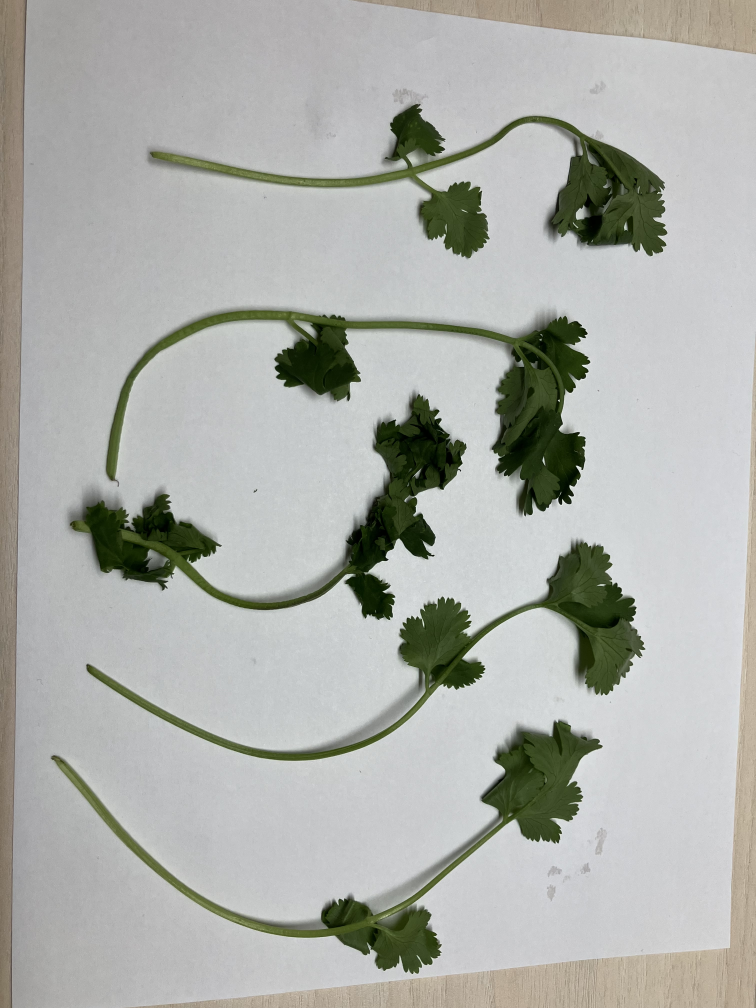
#> input picture images/cilantro.jpg, 3024 x 4032 px (shown at 1/4 size)
$ python cilantro_analyzer.py images/cilantro.jpg
#> lines starting #> are read from the running program, lines starting #| are printed output that depends on the picture; after the words box and inside, x2 and y2 are one past the last pixel; in counts of white or black regions, pixels touching at a corner belong together
#!/usr/bin/env python3
"""
Cilantro Freshness Analyzer

This script uses color-based HSV thresholding to segment cilantro from a background
and analyze the color properties to determine freshness.

Usage:
    python cilantro_analyzer.py <path_to_image>

Example:
    python cilantro_analyzer.py images/my_cilantro.jpg

Prerequisites:
    1. Run hsv_threshold_finder.py first to find your optimal threshold values
    2. Update the LOWER_GREEN and UPPER_GREEN values below with your findings
"""

import cv2
import numpy as np
import sys
import os


# ==============================================================================
# CONFIGURATION: Update these values from hsv_threshold_finder.py
# ==============================================================================

# Default starting values (good for fresh green cilantro in typical lighting)
# OpenCV uses: H: 0-179, S: 0-255, V: 0-255
LOWER_GREEN = np.array([35, 40, 40])   # [H_min, S_min, V_min]
UPPER_GREEN = np.array([85, 255, 255]) # [H_max, S_max, V_max]

# ==============================================================================


class CilantroAnalyzer:
    """Analyze cilantro freshness based on color segmentation."""

    def __init__(self, image_path, lower_bound=LOWER_GREEN, upper_bound=UPPER_GREEN):
        """
        Initialize the analyzer with an image and HSV thresholds.

        Args:
            image_path: Path to the cilantro image
            lower_bound: Lower HSV threshold (H, S, V)
            upper_bound: Upper HSV threshold (H, S, V)
        """
        # Load the image
        self.image = cv2.imread(image_path)
        if self.image is None:
            raise ValueError(f"Could not load image from: {image_path}")

        self.image_path = image_path
        self.lower_bound = lower_bound
        self.upper_bound = upper_bound

        # Convert to HSV
        self.hsv = cv2.cvtColor(self.image, cv2.COLOR_BGR2HSV)

        # Create the mask
        self.mask = self._create_mask()

        # Apply the mask to get segmented cilantro
        self.segmented = self._apply_mask()

    def _create_mask(self):
        """Create binary mask based on HSV thresholds."""
        # Create initial mask
        mask = cv2.inRange(self.hsv, self.lower_bound, self.upper_bound)

        # Clean up the mask with morphological operations
        # This removes noise and fills small holes
        kernel = np.ones((5, 5), np.uint8)
        mask = cv2.morphologyEx(mask, cv2.MORPH_CLOSE, kernel)
        mask = cv2.morphologyEx(mask, cv2.MORPH_OPEN, kernel)

        return mask

    def _apply_mask(self):
        """Apply mask to original image."""
        return cv2.bitwise_and(self.image, self.image, mask=self.mask)

    def get_cilantro_pixels(self):
        """
        Extract only the cilantro pixels (where mask is white).

        Returns:
            numpy array of shape (N, 3) where N is number of cilantro pixels
            and each row is [B, G, R] color values
        """
        # Get pixels where mask is white (255)
        cilantro_pixels = self.image[self.mask == 255]
        return cilantro_pixels

    def calculate_statistics(self):
        """
        Calculate color statistics for the segmented cilantro.

        Returns:
            dict with color statistics
        """
        cilantro_pixels = self.get_cilantro_pixels()

        if len(cilantro_pixels) == 0:
            return {
                'error': 'No cilantro detected! Try adjusting your HSV thresholds.',
                'pixel_count': 0
            }

        # Calculate statistics in BGR color space
        mean_bgr = np.mean(cilantro_pixels, axis=0)
        std_bgr = np.std(cilantro_pixels, axis=0)

        # Calculate statistics in HSV color space
        cilantro_hsv = self.hsv[self.mask == 255]
        mean_hsv = np.mean(cilantro_hsv, axis=0)
        std_hsv = np.std(cilantro_hsv, axis=0)

        # Calculate coverage (percentage of image that is cilantro)
        total_pixels = self.image.shape[0] * self.image.shape[1]
        cilantro_pixels_count = len(cilantro_pixels)
        coverage_percent = (cilantro_pixels_count / total_pixels) * 100

        return {
            'pixel_count': cilantro_pixels_count,
            'coverage_percent': coverage_percent,
            'mean_bgr': mean_bgr,
            'std_bgr': std_bgr,
            'mean_hsv': mean_hsv,
            'std_hsv': std_hsv,
            'mean_hue': mean_hsv[0],
            'mean_saturation': mean_hsv[1],
            'mean_value': mean_hsv[2],
        }

    def assess_freshness(self):
        """
        Assess cilantro freshness based on color properties.

        Fresh cilantro typically has:
        - High saturation (vivid green, not dull/grayish)
        - Moderate to high value (not too dark)
        - Hue in the green range (40-80 in OpenCV's 0-179 scale)

        Returns:
            dict with freshness assessment
        """
        stats = self.calculate_statistics()

        if 'error' in stats:
            return stats

        mean_hue = stats['mean_hue']
        mean_sat = stats['mean_saturation']
        mean_val = stats['mean_value']

        # Freshness scoring (0-100)
        freshness_score = 0
        factors = []

        # Factor 1: Saturation (40 points max)
        # Fresh cilantro has high saturation (>100 is good, >150 is excellent)
        if mean_sat > 150:
            sat_score = 40
            sat_desc = "excellent"
        elif mean_sat > 100:
            sat_score = 30
            sat_desc = "good"
        elif mean_sat > 60:
            sat_score = 20
            sat_desc = "moderate"
        else:
            sat_score = 10
            sat_desc = "low (possibly wilted or yellowing)"

        freshness_score += sat_score
        factors.append(f"Saturation: {sat_desc} ({mean_sat:.1f}/255)")

        # Factor 2: Value/Brightness (30 points max)
        # Fresh cilantro is neither too dark nor washed out
        if 80 <= mean_val <= 200:
            val_score = 30
            val_desc = "optimal"
        elif 50 <= mean_val < 80 or 200 < mean_val <= 230:
            val_score = 20
            val_desc = "acceptable"
        else:
            val_score = 10
            val_desc = "suboptimal"

        freshness_score += val_score
        factors.append(f"Brightness: {val_desc} ({mean_val:.1f}/255)")

        # Factor 3: Hue (30 points max)
        # Fresh cilantro should be in the green range
        if 45 <= mean_hue <= 75:
            hue_score = 30
            hue_desc = "vibrant green"
        elif 35 <= mean_hue < 45 or 75 < mean_hue <= 85:
            hue_score = 20
            hue_desc = "acceptable green"
        else:
            hue_score = 10
            hue_desc = "off-color (possibly decaying)"

        freshness_score += hue_score
        factors.append(f"Color: {hue_desc} (hue: {mean_hue:.1f}/179)")

        # Overall assessment
        if freshness_score >= 80:
            assessment = "FRESH - Excellent condition"
        elif freshness_score >= 60:
            assessment = "GOOD - Still fresh, use soon"
        elif freshness_score >= 40:
            assessment = "FAIR - Starting to degrade"
        else:
            assessment = "POOR - Consider replacing"

        return {
            'freshness_score': freshness_score,
            'assessment': assessment,
            'factors': factors,
            'statistics': stats
        }

    def visualize(self, show=True, save_path=None):
        """
        Create a visualization showing the analysis results.

        Args:
            show: If True, display the visualization in a window
            save_path: If provided, save the visualization to this path
        """
        # Create a 2x2 grid of images
        # Resize images if needed for consistent display
        h, w = self.image.shape[:2]
        display_width = 400
        display_height = int(h * (display_width / w))

        original = cv2.resize(self.image, (display_width, display_height))
        hsv_vis = cv2.resize(self.hsv, (display_width, display_height))
        mask_vis = cv2.resize(self.mask, (display_width, display_height))
        mask_vis = cv2.cvtColor(mask_vis, cv2.COLOR_GRAY2BGR)  # Convert to 3-channel
        segmented = cv2.resize(self.segmented, (display_width, display_height))

        # Create top and bottom rows
        top_row = np.hstack([original, hsv_vis])
        bottom_row = np.hstack([mask_vis, segmented])

        # Combine into final visualization
        visualization = np.vstack([top_row, bottom_row])

        # Add labels
        font = cv2.FONT_HERSHEY_SIMPLEX
        cv2.putText(visualization, "Original", (10, 30), font, 0.7, (255, 255, 255), 2)
        cv2.putText(visualization, "HSV", (display_width + 10, 30), font, 0.7, (255, 255, 255), 2)
        cv2.putText(visualization, "Mask", (10, display_height + 30), font, 0.7, (255, 255, 255), 2)
        cv2.putText(visualization, "Segmented", (display_width + 10, display_height + 30), font, 0.7, (255, 255, 255), 2)

        if save_path:
            cv2.imwrite(save_path, visualization)
            print(f"Visualization saved to: {save_path}")

        if show:
            cv2.imshow("Cilantro Analysis", visualization)
            print("\nPress any key to close the visualization window...")
            cv2.waitKey(0)
            cv2.destroyAllWindows()

        return visualization

    def print_report(self):
        """Print a detailed analysis report to the console."""
        freshness = self.assess_freshness()

        print("\n" + "="*70)
        print("CILANTRO FRESHNESS ANALYSIS REPORT")
        print("="*70)
        print(f"\nImage: {os.path.basename(self.image_path)}")
        print(f"HSV Thresholds: {self.lower_bound} to {self.upper_bound}")

        if 'error' in freshness:
            print(f"\nERROR: {freshness['error']}")
            print("\nSuggestions:")
            print("  1. Run hsv_threshold_finder.py to find correct threshold values")
            print("  2. Update LOWER_GREEN and UPPER_GREEN in this script")
            print("  3. Ensure your image contains visible cilantro")
            print("="*70 + "\n")
            return

        stats = freshness['statistics']

        print("\n--- Segmentation Results ---")
        print(f"Cilantro pixels detected: {stats['pixel_count']:,}")
        print(f"Coverage of image: {stats['coverage_percent']:.2f}%")

        print("\n--- Color Analysis ---")
        print(f"Mean Hue: {stats['mean_hue']:.1f} / 179")
        print(f"Mean Saturation: {stats['mean_saturation']:.1f} / 255")
        print(f"Mean Value (Brightness): {stats['mean_value']:.1f} / 255")

        print("\n--- Freshness Assessment ---")
        print(f"Overall Score: {freshness['freshness_score']}/100")
        print(f"Assessment: {freshness['assessment']}")

        print("\nFactors:")
        for factor in freshness['factors']:
            print(f"  • {factor}")

        print("\n" + "="*70 + "\n")


def main():
    """Main entry point."""
    if len(sys.argv) != 2:
        print("Usage: python cilantro_analyzer.py <path_to_image>")
        print("\nExample:")
        print("  python cilantro_analyzer.py images/my_cilantro.jpg")
        sys.exit(1)

    image_path = sys.argv[1]

    if not os.path.exists(image_path):
        print(f"Error: Image file not found: {image_path}")
        sys.exit(1)

    try:
        # Create analyzer
        analyzer = CilantroAnalyzer(image_path)
#> in __init__, self.image is the input picture: shape (4032, 3024, 3); mean B, G, R 169.6, 174.8, 172.7
#> in _create_mask, `mask = cv2.inRange(self.hsv, self.lower_bound, self.upper_bound)`:
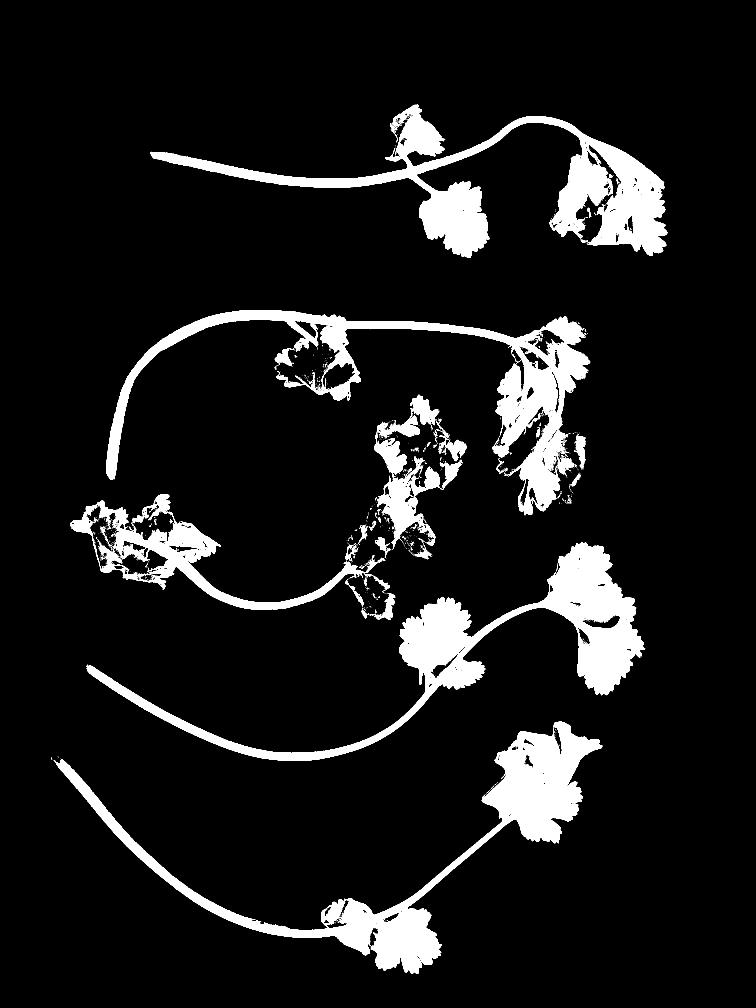
#> mask: shape (4032, 3024) (shown at 1/4 size); 9.6% white; 2555 white regions (2426 under 20 px), largest, box (x1, y1, x2, y2) and area: (216, 2885, 2410, 3896) 262499, (600, 420, 2669, 1032) 258068, (346, 2169, 2581, 3044) 255524
#> in _apply_mask, `return cv2.bitwise_and(self.image, self.image, mask=self.mask)`:
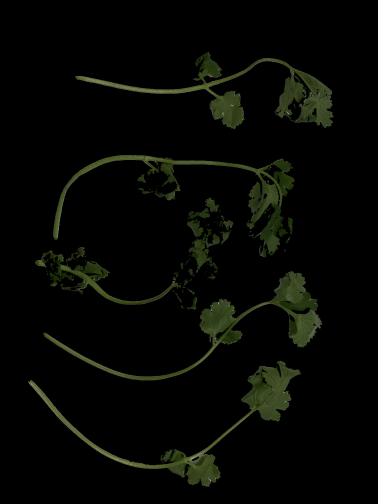
#> returned value: shape (4032, 3024, 3) (shown at 1/8 size); mean of channels 0, 1, 2 3.4, 7, 5.7; drawn as B, G, R

        # Print analysis report
        analyzer.print_report()
#> in calculate_statistics, `mean_bgr = np.mean(cilantro_pixels, axis=0)`: mean_bgr = [34.19, 70.67, 57.52]
#> in calculate_statistics, `std_bgr = np.std(cilantro_pixels, axis=0)`: std_bgr = [20.48, 21.89, 22.86]
#> in calculate_statistics, `mean_hsv = np.mean(cilantro_hsv, axis=0)`: mean_hsv = [41.21, 140.3, 70.67]
#> in calculate_statistics, `std_hsv = np.std(cilantro_hsv, axis=0)`: std_hsv = [2.62, 40.77, 21.89]
#> in calculate_statistics, `cilantro_pixels_count = len(cilantro_pixels)`: cilantro_pixels_count = 1213284
#> in calculate_statistics, `coverage_percent = (cilantro_pixels_count / total_pixels) * 100`: coverage_percent = 9.95
#> in assess_freshness, `stats = self.calculate_statistics()`: stats = 9 items
#> in assess_freshness, `mean_hue = stats['mean_hue']`: mean_hue = 41.21
#> in assess_freshness, `mean_sat = stats['mean_saturation']`: mean_sat = 140.3
#> in assess_freshness, `mean_val = stats['mean_value']`: mean_val = 70.67
#> in print_report, `freshness = self.assess_freshness()`: freshness = 4 items
#> in print_report, `stats = freshness['statistics']`: stats = 9 items
#| Cilantro pixels detected: 1,213,284
#| Coverage of image: 9.95%
#| Mean Hue: 41.2 / 179
#| Mean Saturation: 140.3 / 255
#| Mean Value (Brightness): 70.7 / 255
#| Overall Score: 70/100
#| Assessment: GOOD - Still fresh, use soon
#> the loop in print_report, `for factor in freshness['factors']:` made 3 passes
#> factor on passes 1 to 3: 'Saturation: good (140.3/255)', 'Brightness: acceptable (70.7/255)', 'Color: acceptable green (hue: 41.2/179)'
#> (printed output is left out)

        # Show visualization
        analyzer.visualize(show=True)
#> in visualize, `original = cv2.resize(self.image, (display_width, display_height))`:
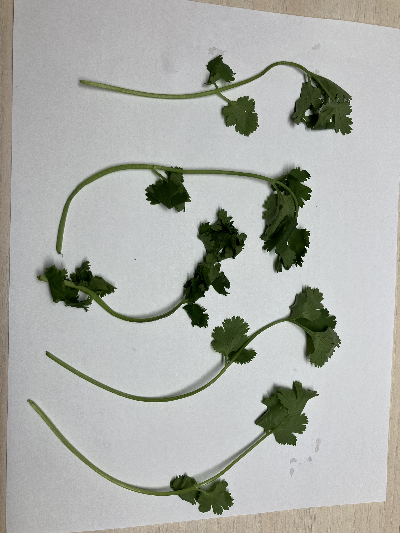
#> original: shape (533, 400, 3); mean B, G, R 169.4, 174.6, 172.5
#> in visualize, `mask_vis = cv2.resize(self.mask, (display_width, display_height))`:
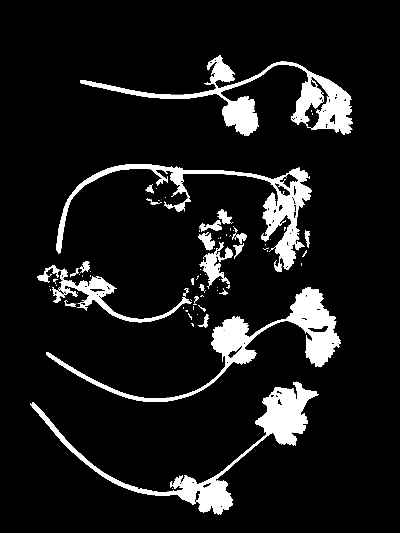
#> mask_vis: shape (533, 400); min 0, max 255, mean 25.4
#> in visualize, `top_row = np.hstack([original, hsv_vis])`:
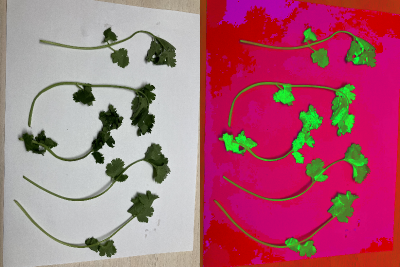
#> top_row: shape (533, 800, 3) (shown at 1/2 size); mean B, G, R 120.2, 100.1, 174.4
#> in visualize, `bottom_row = np.hstack([mask_vis, segmented])`:
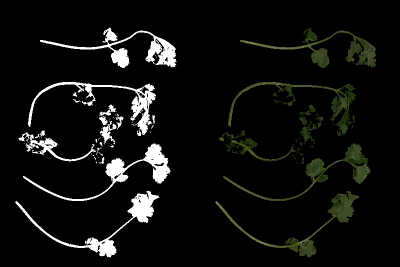
#> bottom_row: shape (533, 800, 3) (shown at 1/2 size); mean B, G, R 14.4, 16.2, 15.6
#> in visualize, `cv2.putText(visualization, "Segmented", (display_width + 10, display_h..`:
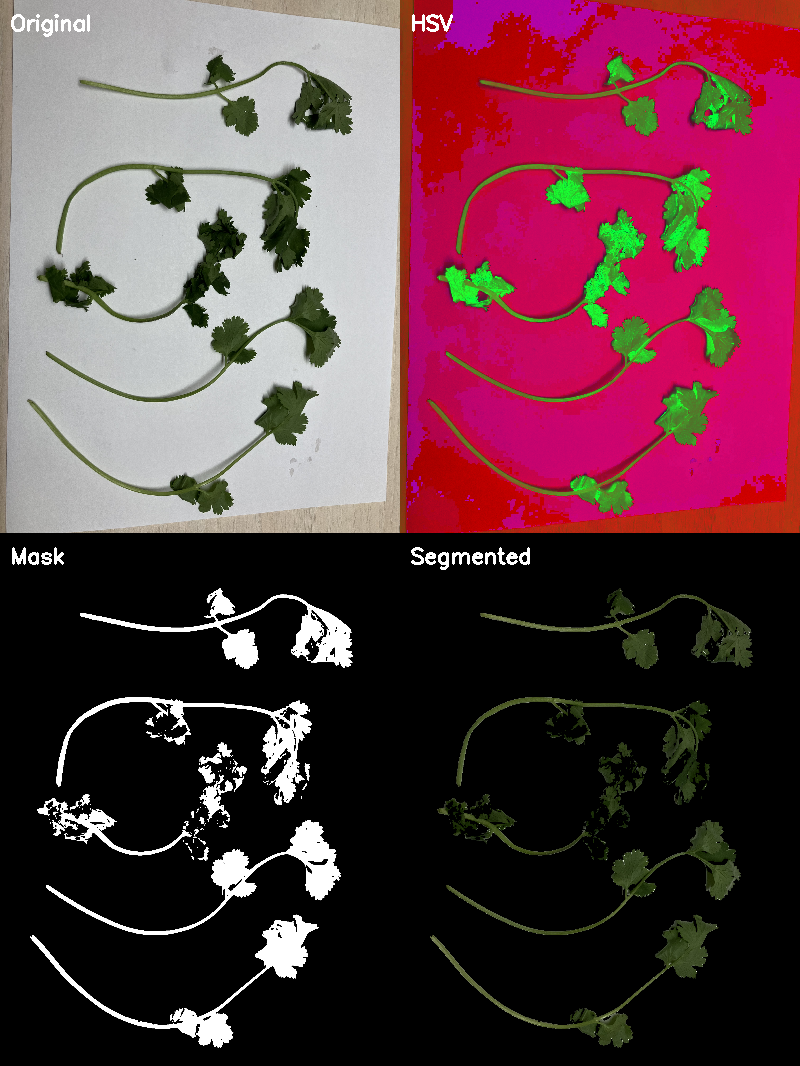
#> visualization: shape (1066, 800, 3); mean B, G, R 67.9, 58.7, 95.5

    except Exception as e:
        print(f"Error: {e}")
        import traceback
        traceback.print_exc()
        sys.exit(1)


if __name__ == "__main__":
    main()
